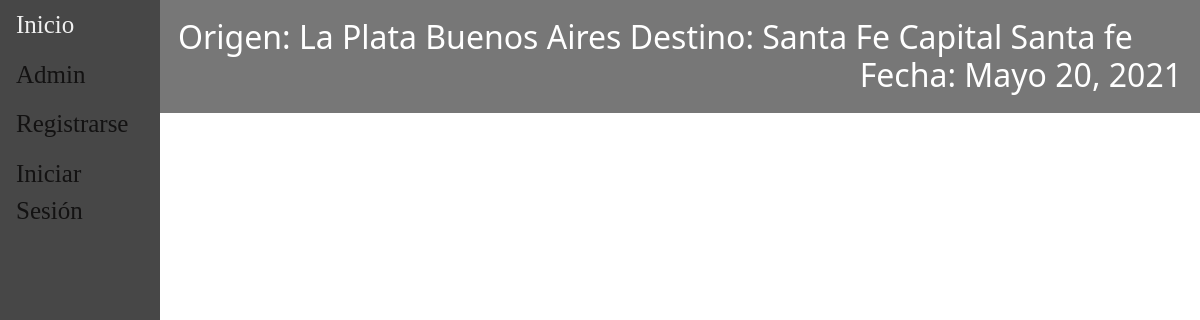
The page / on the database its author committed.
### main/models.py (models this page shows, shortened)
class Viaje(models.Model):
    descripcion = models.CharField(max_length=100)
    fecha = models.DateField(validators=[MinValueValidator(datetime.date.today()+datetime.timedelta(hours=24))])
    hora = models.TimeField(default=None)
    ruta =  models.ForeignKey(Ruta, default=None, on_delete=models.CASCADE)
    chofer =  models.ForeignKey(Chofer, default=None, on_delete=models.CASCADE)
    combi =  models.ForeignKey(Combi, default=None, on_delete=models.CASCADE)
    precio = models.DecimalField(default=None, max_digits=10, decimal_places=2, validators=[MinValueValidator(0)])
    insumo = models.ManyToManyField(Insumo,blank=True)
    class Meta:
        unique_together = ('chofer', 'fecha', 'ruta',)

class Ruta(models.Model):
    origen = models.ForeignKey(Lugar, default=None, on_delete=models.CASCADE,unique=True, related_name='origen')
    destino = models.ForeignKey(Lugar, default=None, on_delete=models.CASCADE,unique=True, related_name='destino')
    class Meta:
        unique_together = ('origen', 'destino')

class Lugar(models.Model):
    localidad = models.CharField(max_length=150)
    provincia = models.CharField(max_length=100)
    class Meta:
        unique_together = ('localidad', 'provincia',)
    def __str__(self):
        return (self.localidad+" "+self.provincia)

### main/views.py (the view)
# urls.py: 2. Add a URL to urlpatterns:  path('', views.home, name='home')
def home(response):
    listaViaje = Viaje.objects.all()
    return render(response, "main/home.html", {"listaViaje":listaViaje})

### main/templates/main/home.html (shortened to what this page needs)
{% extends 'main/base.html' %}
{% block content %}
        {%for viaje in listaViaje %}
            <button type="button"  class="viajeCollapse">
                <h2><p style="text-align:left"> Origen: {{viaje.ruta.origen}} Destino: {{viaje.ruta.destino}}
                  <span style="float:right">Fecha: {{viaje.fecha}}</span></p></h2>
            </button>
        {% endfor %}
{% endblock content %}

### main/templates/main/home.html (style rules this page uses)
.viajeCollapse { background-color: #777; color: white; cursor: pointer; padding: 18px; width: 100%; border: none; text-align: left; outline: none; font-size: 15px; }

### rows shown on the page
Viaje: ruta.origen "La Plata Buenos Aires", ruta.destino "Santa Fe Capital Santa fe", fecha "Mayo 20, 2021"
